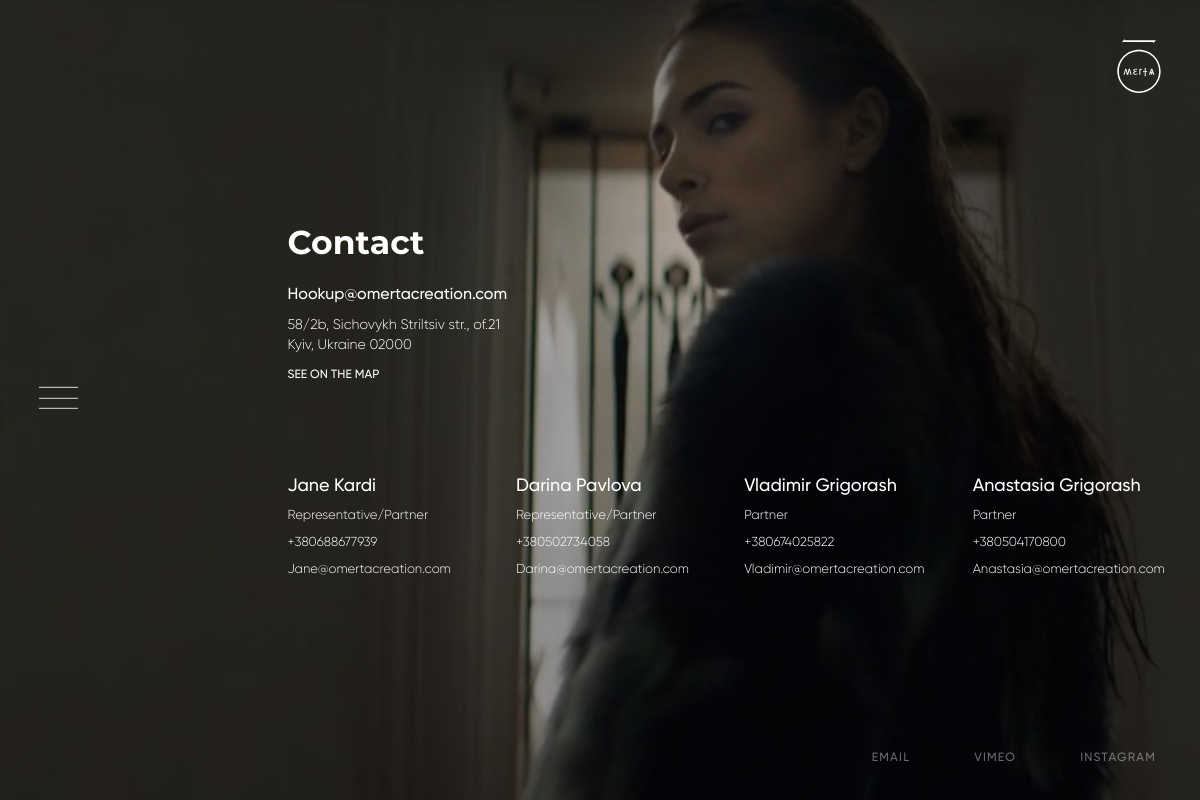
Screenshot of /contacts with the database file from the repository.
### ometa/models.py (models this page shows, shortened)
class Addres(models.Model):
    email = models.EmailField(max_length=30, default='No email')
    place = models.CharField(max_length=120, default='No address')
    link_for_google_maps = models.CharField(max_length=120, default='No link')

class Contact(models.Model):
    name = models.CharField(max_length=30, default='No name')
    position = models.CharField(max_length=30, default='No position')
    phone = PhoneNumberField(default='No phone number')
    email = models.EmailField(max_length=30, default='No email')

### ometa/views.py (the view)
# urls.py: path('contacts', views.contacts, name='contacts'),
def contacts(request):
    contact_list = Contact.objects.all()
    address_list = Addres.objects.all()
    context = {
        "contacts": contact_list,
        "addresses": address_list,
    }
    return render(request, "partials/contacts.html", context)

### templates/partials/contacts.html (shortened to what this page needs)
{% extends 'base.html' %}
{% block body %}
  <div class="main-screen centered-image full-screen" style="background-image: url(./static/img/contacts-bg.jpg)">
    <div class="contacts">
      <div class="contacts__info">
        <h1 class="contacts__title">Contact</h1>
        {% for obj in addresses %}
          <a class="contacts__main-contact" href="mailto:{{ obj.email }}">{{ obj.email }}</a>
          <span class="contacts__address">{{ obj.place }}</span>
          <a class="contacts__coordinates" href="{{ obj.link_for_google_maps }}" target="_blank" title="{{ obj.place }}">see on the map</a>
        {% endfor %}
      </div>
      <div class="contacts__list">
        {% for obj in contacts %}
          <div class="contacts__item-block">
            <div class="contacts__name">{{ obj.name }}</div>
            <div class="contacts__position">{{ obj.position }}</div><a class="contacts__phone" href="tel:{{ obj.phone }}">{{ obj.phone }}</a><a class="contacts__email" href="mailto:{{ obj.email }}">{{ obj.email }}</a>
          </div>
        {% endfor %}
      </div>
    </div>
  </div>
{% endblock %}

### templates/base.html (shortened to what this page needs)
<!DOCTYPE html>
<html lang="ru">
<head>
    {% load static %}
    <link href="{% static 'css/index.min.css' %}" rel="stylesheet">
    {% load static %}
</head>
<body>
    <main class="content" data-page="home">
      <div class="main-screen full-screen">
        {% block body %}
        {% endblock %}
        <div class="backdrop"></div><a class="logo-link" href="{% url 'home' %}"><svg class="icon-logo logo">
            <use xmlns:xlink="http://www.w3.org/1999/xlink" xlink:href="#icon-logo"></use>
          </svg></a>
        <div class="burger js-matrix">
          <div class="burger__body js-burger">
            <div class="burger__line"></div>
            <div class="burger__line"></div>
            <div class="burger__line"></div>
          </div>
        </div>
        <ul class="social">
          <li class="social__item"><a class="social__link" href="mailto:hookup@omertacreation.com" title="hookup@omertacreation.com">Email</a></li>
          <li class="social__item"><a class="social__link" href="https://vimeo.com/user94596369" target="_blank" title="https://vimeo.com/user94596369">vimeo</a></li>
          <li class="social__item"><a class="social__link" href="https://instagram.com/omertacreation" target="_blank" title="https://instagram.com/omertacreation">instagram</a></li>
        </ul>
      </div>
    </main>
    {% load static %}
</body>
</html>

### rows the page displays
Addres: email "Hookup@omertacreation.com", place "58/2b, Sichovykh Striltsiv str., of.21 Kyiv, Ukraine 02000"
Contact: name "Jane Kardi", position "Representative/Partner", phone "+380688677939", email "Jane@omertacreation.com"
Contact: name "Darina Pavlova", position "Representative/Partner", phone "+380502734058", email "Darina@omertacreation.com"
Contact: name "Vladimir Grigorash", position "Partner", phone "+380674025822", email "Vladimir@omertacreation.com"
Contact: name "Anastasia Grigorash", position "Partner", phone "+380504170800", email "Anastasia@omertacreation.com"
